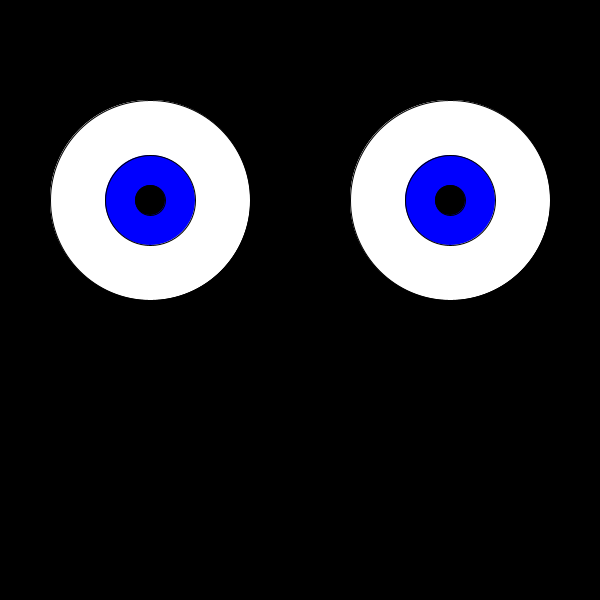
Frame 1 (no input)
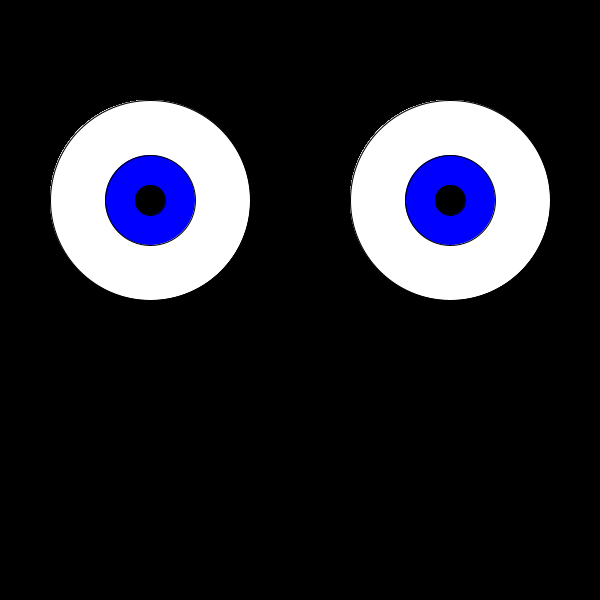
Frame 60 (the mouse pressed at the canvas centre just before this capture)
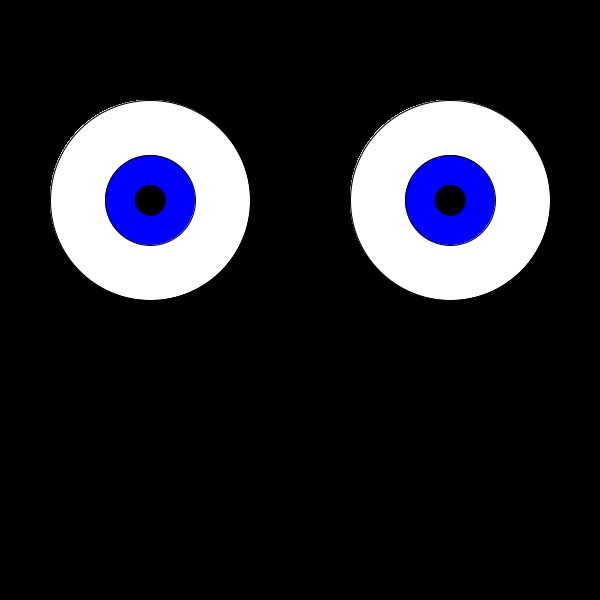
Frame 120 (the mouse held since frame 60 and released just before this capture)

The Processing sketch that drew these frames (run headless with seeded random() and noise(); from frame 60 on, the mouse is pressed at the canvas centre):

// Processing sketch: processing_67233
// ── processing_67233.pde

/*

 virtual_twitr_janus
 version2 [11/08/2012] alewis
 
 */

int gssEyeballUpDown=0; // will be used store data to use for eyeball servo
int gssEyeballLeftRight=0; // will be used store data to use for eyeball servo
String gssText="initialised"; // will be used store data to use for eyeball servo
String gssTextCheck = gssText;
int gssTextLength = 0; // initialise text length for reading from Google Spreadsheet
String randomChar = "x";
int eyeVinit = 200;// Vertical common start position
int eyeHLinit = 150;
int eyeHRinit = 450;
// initialise left eye
int eyeHL = eyeHLinit;
int eyeVL = eyeVinit;
int pupilHL = eyeHLinit;
int pupilVL = eyeVinit;
// initialise right eye
int eyeHR = eyeHRinit; 
int eyeVR = eyeVinit;
int pupilHR = eyeHRinit;
int pupilVR = eyeVinit;



int eyeDiameter = 200;
int eyeWidth = eyeDiameter;
int eyeHeight = eyeDiameter;
int inc = 5; //eyeball movement increment
float incPupil = 7;

color eyeColor = color(255, 255, 255);
color textColor = color (255, 255, 255);

int irisD = 90; // define iris size
int pupilD = 30;
/*int hLeftRight = 90; // initialise L-R eyes at rest, centred (will stay same for both eyes as they move together)
 int hUpDown = 120; // initialise U-D eyes at rest, centred (will stay same for both eyes as they move together)
 int hLeftRightLast=120; //initialise check variable for changes L-R
 int hUpDownLast = 90; //initialise check variable for changes U-D*/
int hMin = 0;
int vMin =0;
int hMax = irisD;
int vMax = irisD;



void setup ()
{

  size(600, 600);  
  background (0, 0, 0);
  fill (textColor);
  //noStroke();
  /*text ("gssText = ", 30, 30);
  text (gssText, 85, 30);*/
  drawHead ();

  //
}

void draw ()
{
  moveEyes();
}

void keyPressed() {
  int checkH = eyeHLinit-eyeHL; //calculate if horizontal eye position has reached limit
  int checkV = eyeVinit-eyeVL;
  int checkHP = eyeHLinit-pupilHL; //calculate if horizontal pupil position has reached limit
  int checkVP = eyeVinit-pupilVL;

  int negFactorH=1;
  int negFactorV=1;
  int negFactorHP=1;
  int negFactorVP=1;
  if ((checkH <0)) {
    negFactorH=-1;
  } 
  else if ((checkH >=0)) { 
    negFactorH=1;
  }
  if ((checkV <0)) {
    negFactorV=-1;
  } 
  else if ((checkV >=0)) { 
    negFactorV=1;
  }
  if ((checkHP <0)) {
    negFactorHP=-1;
  } 
  else if ((checkHP >=0)) { 
    negFactorHP=1;
  }
  if ((checkVP <0)) {
    negFactorVP=-1;
  } 
  else if ((checkVP >=0)) { 
    negFactorVP=1;
  }
  println ("checkH = "+checkH); //debug print it
  println ("checkV = "+checkV);
  int checkZH = int (negFactorH*sqrt(sq(checkH)+sq(checkV)));
  int checkZV = int (negFactorV*sqrt(sq(checkH)+sq(checkV)));
  int checkZHP = int (negFactorHP*sqrt(sq(checkHP)+sq(checkVP)));
  int checkZVP = int (negFactorVP*sqrt(sq(checkHP)+sq(checkVP)));

  println ("checkZH = "+checkZH);
  if (key == CODED) 
  {
    if (keyCode == LEFT)
    {

      if (checkZH <(eyeDiameter/4)) {
        println ();
        eyeHL-= inc; 
        eyeHR-= inc;
      }
      if (checkZHP <(eyeDiameter/4+(irisD/4))) {
        println ();
        pupilHL-= incPupil;
        pupilHR-= incPupil;
      }
    } 
    else if (keyCode ==RIGHT)
    {
      if (checkZH >=(-eyeDiameter/4)) {
        println ();
        eyeHL+= inc; 
        eyeHR+= inc;
      }
      if (checkZHP >=(-eyeDiameter/4-(irisD/4))) {
        println ();
        pupilHL += incPupil; 
        pupilHR += incPupil;
      }
    }
    if (keyCode == UP)
    {
      if (checkZV <((eyeDiameter/4))) {
        println ();
        eyeVL-=inc; 
        eyeVR-=inc;
      }

      if (checkZVP <(eyeDiameter/4+(irisD/4))) {
        println ();
        pupilVL-= incPupil; 
        pupilVR -= incPupil;
      }
    }


    else if (keyCode ==DOWN)
    {
      if (checkZV >=(-eyeDiameter/4)) {
        println ();
        eyeVL+=inc; 
        eyeVR+=inc;
      }
      if (checkZVP >=(-eyeDiameter/4-(irisD/4))) {
        println ();
        pupilVL += incPupil; 
        pupilVR += incPupil;
      }
    } // end DOWN
  }// end hey==coded
 
}// end ifKeyPressed()

void moveEyes ()
{
  drawHead();
  fill (0, 0, 255);

  ellipse (eyeHL, eyeVL, irisD, irisD);
  ellipse (eyeHR, eyeVR, irisD, irisD);
  fill (0, 0, 0);
  ellipse (pupilHR, pupilVR, pupilD, pupilD);
  ellipse (pupilHL, pupilVL, pupilD, pupilD);
}
void drawHead () {
  //draw head
  /*fill (255, 250, 205);
   //ellipse (225, 300, 350, 500);
   // draw mouth
   fill ( 255, 0, 0);
   ellipse (225, 400, 200, 60);
   fill (255, 255, 255);
   ellipse (225, 400, 150, 40);
   */
  //draw left eye
  //
  fill (eyeColor);
  ellipse (eyeHLinit, eyeVinit, eyeWidth, eyeHeight);

  //draw right eye
  ellipse (eyeHRinit, eyeVinit, eyeWidth, eyeHeight);
}
